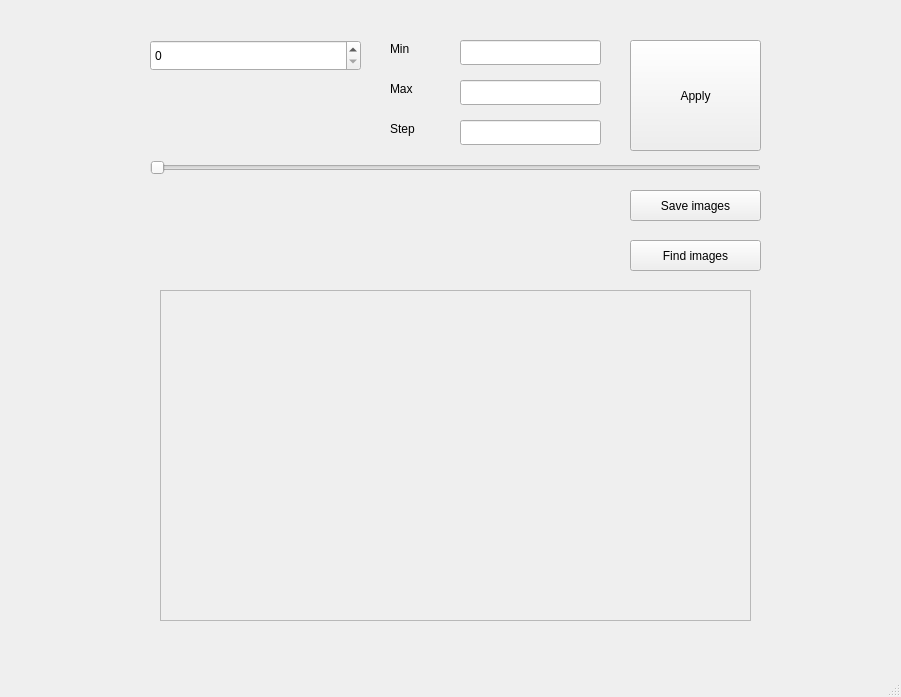
<?xml version="1.0" encoding="UTF-8"?>
<ui version="4.0">
 <class>MainWindow</class>
 <widget class="QMainWindow" name="MainWindow">
  <property name="geometry">
   <rect>
    <x>0</x>
    <y>0</y>
    <width>901</width>
    <height>697</height>
   </rect>
  </property>
  <property name="windowTitle">
   <string>MainWindow</string>
  </property>
  <widget class="QWidget" name="centralwidget">
   <widget class="QSpinBox" name="spinBox">
    <property name="geometry">
     <rect>
      <x>150</x>
      <y>40</y>
      <width>211</width>
      <height>31</height>
     </rect>
    </property>
    <property name="displayIntegerBase">
     <number>10</number>
    </property>
   </widget>
   <widget class="QLabel" name="label">
    <property name="geometry">
     <rect>
      <x>390</x>
      <y>40</y>
      <width>41</width>
      <height>17</height>
     </rect>
    </property>
    <property name="text">
     <string>Min</string>
    </property>
   </widget>
   <widget class="QLabel" name="label_2">
    <property name="geometry">
     <rect>
      <x>390</x>
      <y>80</y>
      <width>41</width>
      <height>17</height>
     </rect>
    </property>
    <property name="text">
     <string>Max</string>
    </property>
   </widget>
   <widget class="QLabel" name="label_3">
    <property name="geometry">
     <rect>
      <x>390</x>
      <y>120</y>
      <width>41</width>
      <height>17</height>
     </rect>
    </property>
    <property name="text">
     <string>Step</string>
    </property>
   </widget>
   <widget class="QLineEdit" name="editMin">
    <property name="geometry">
     <rect>
      <x>460</x>
      <y>40</y>
      <width>141</width>
      <height>25</height>
     </rect>
    </property>
   </widget>
   <widget class="QLineEdit" name="editMax">
    <property name="geometry">
     <rect>
      <x>460</x>
      <y>80</y>
      <width>141</width>
      <height>25</height>
     </rect>
    </property>
   </widget>
   <widget class="QLineEdit" name="editStep">
    <property name="geometry">
     <rect>
      <x>460</x>
      <y>120</y>
      <width>141</width>
      <height>25</height>
     </rect>
    </property>
   </widget>
   <widget class="QPushButton" name="btnApply">
    <property name="geometry">
     <rect>
      <x>630</x>
      <y>40</y>
      <width>131</width>
      <height>111</height>
     </rect>
    </property>
    <property name="text">
     <string>Apply</string>
    </property>
   </widget>
   <widget class="QLabel" name="labelValue">
    <property name="geometry">
     <rect>
      <x>150</x>
      <y>110</y>
      <width>211</width>
      <height>31</height>
     </rect>
    </property>
    <property name="text">
     <string/>
    </property>
   </widget>
   <widget class="QSlider" name="slider">
    <property name="geometry">
     <rect>
      <x>150</x>
      <y>160</y>
      <width>611</width>
      <height>16</height>
     </rect>
    </property>
    <property name="orientation">
     <enum>Qt::Horizontal</enum>
    </property>
   </widget>
   <widget class="QLabel" name="labelValue2">
    <property name="geometry">
     <rect>
      <x>150</x>
      <y>220</y>
      <width>211</width>
      <height>31</height>
     </rect>
    </property>
    <property name="text">
     <string/>
    </property>
   </widget>
   <widget class="QLabel" name="labelPixmap">
    <property name="geometry">
     <rect>
      <x>160</x>
      <y>290</y>
      <width>591</width>
      <height>331</height>
     </rect>
    </property>
    <property name="frameShape">
     <enum>QFrame::StyledPanel</enum>
    </property>
    <property name="text">
     <string/>
    </property>
   </widget>
   <widget class="QPushButton" name="findBtn">
    <property name="geometry">
     <rect>
      <x>630</x>
      <y>240</y>
      <width>131</width>
      <height>31</height>
     </rect>
    </property>
    <property name="text">
     <string>Find images</string>
    </property>
   </widget>
   <widget class="QPushButton" name="saveBtn">
    <property name="geometry">
     <rect>
      <x>630</x>
      <y>190</y>
      <width>131</width>
      <height>31</height>
     </rect>
    </property>
    <property name="text">
     <string>Save images</string>
    </property>
   </widget>
  </widget>
  <widget class="QMenuBar" name="menubar">
   <property name="geometry">
    <rect>
     <x>0</x>
     <y>0</y>
     <width>901</width>
     <height>22</height>
    </rect>
   </property>
  </widget>
  <widget class="QStatusBar" name="statusbar"/>
 </widget>
 <resources/>
 <connections/>
</ui>
